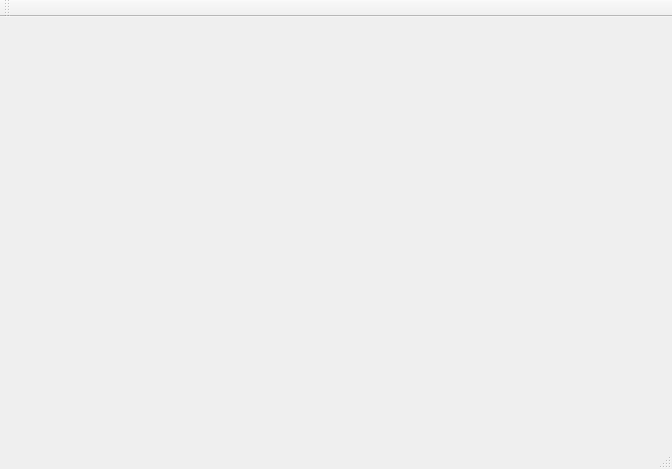
<?xml version="1.0" encoding="UTF-8"?>
<ui version="4.0">
 <class>MainWindow</class>
 <widget class="QMainWindow" name="MainWindow">
  <property name="geometry">
   <rect>
    <x>0</x>
    <y>0</y>
    <width>672</width>
    <height>469</height>
   </rect>
  </property>
  <property name="windowTitle">
   <string>MainWindow</string>
  </property>
  <widget class="QWidget" name="centralWidget">
   <widget class="WidgetOpenGL" name="widget" native="true">
    <property name="geometry">
     <rect>
      <x>20</x>
      <y>10</y>
      <width>591</width>
      <height>411</height>
     </rect>
    </property>
   </widget>
  </widget>
  <widget class="QMenuBar" name="menuBar">
   <property name="geometry">
    <rect>
     <x>0</x>
     <y>0</y>
     <width>672</width>
     <height>21</height>
    </rect>
   </property>
  </widget>
  <widget class="QToolBar" name="mainToolBar">
   <attribute name="toolBarArea">
    <enum>TopToolBarArea</enum>
   </attribute>
   <attribute name="toolBarBreak">
    <bool>false</bool>
   </attribute>
  </widget>
  <widget class="QStatusBar" name="statusBar"/>
 </widget>
 <layoutdefault spacing="6" margin="11"/>
 <customwidgets>
  <customwidget>
   <class>WidgetOpenGL</class>
   <extends>QWidget</extends>
   <header>widgetopengl.h</header>
   <container>1</container>
  </customwidget>
 </customwidgets>
 <resources/>
 <connections/>
</ui>
